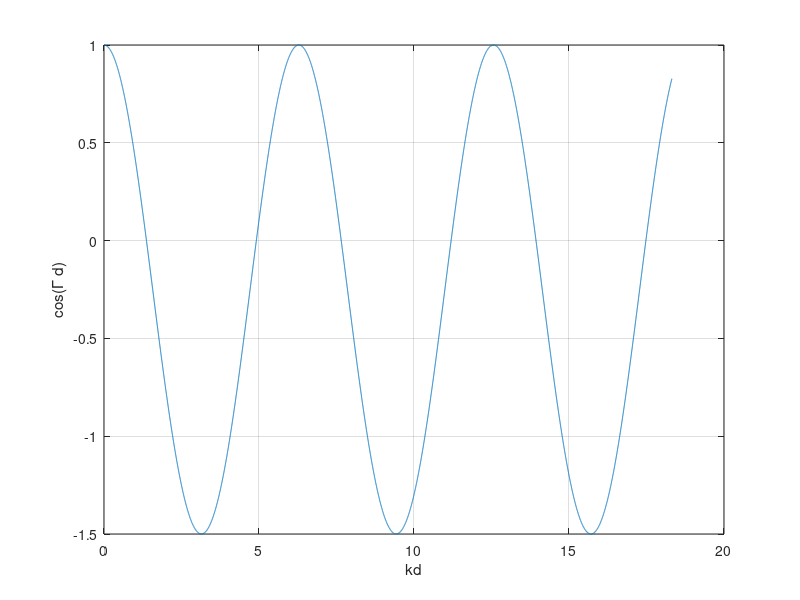
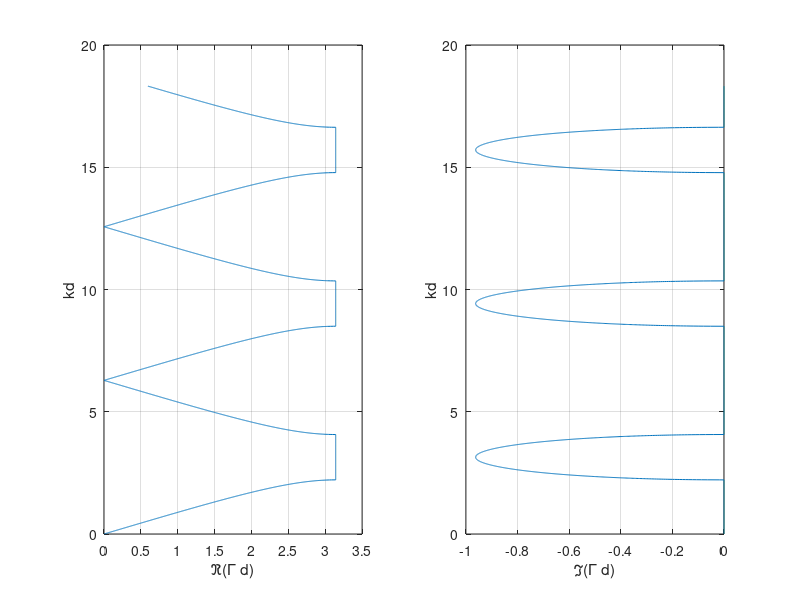

Write the MATLAB code that produced these figures, in order.
%
% disper.m
%
% Copyright (C) 2014 Mathieu Gaborit (matael) <mathieu@matael.org>
%
%
% Distributed under WTFPL terms
%
%            DO WHAT THE FUCK YOU WANT TO PUBLIC LICENSE
%                    Version 2, December 2004
%
% Copyright (C) 2004 Sam Hocevar <sam@hocevar.net>
%
% Everyone is permitted to copy and distribute verbatim or modified
% copies of this license document, and changing it is allowed as long
% as the name is changed.
%
%            DO WHAT THE FUCK YOU WANT TO PUBLIC LICENSE
%   TERMS AND CONDITIONS FOR COPYING, DISTRIBUTION AND MODIFICATION
%
%  0. You just DO WHAT THE FUCK YOU WANT TO.
%

clear all;
close all;

c = 343;
rho = 1.293;

S = 1;
s = .5;
d = .2;
l = .1;

Z = rho*c/S;
Zderiv = rho*c/s;

fmax = 5e3;
N_echant = 1e4;
f_v = linspace(1,fmax,N_echant);
k_v = 2*pi*f_v/c;

cosgammad = cos(k_v*d) - Z/Zderiv * tan(k_v*l)/2.*sin(k_v*d);

figure(1);
plot(k_v*d, cosgammad);
xlabel('kd');
ylabel('cos(\Gamma d)');
grid on;

print('-dpng', 'dispersion.png')

figure(2);

subplot(121);
plot(real(acos(cosgammad)), k_v*d);
xlabel('\Re(\Gamma d)');
ylabel('kd');
grid on;

subplot(122);
plot(imag(acos(cosgammad)), k_v*d);
xlabel('\Im(\Gamma d)');
ylabel('kd');
grid on;

print('-dpng', 're_im_gammad.png')


